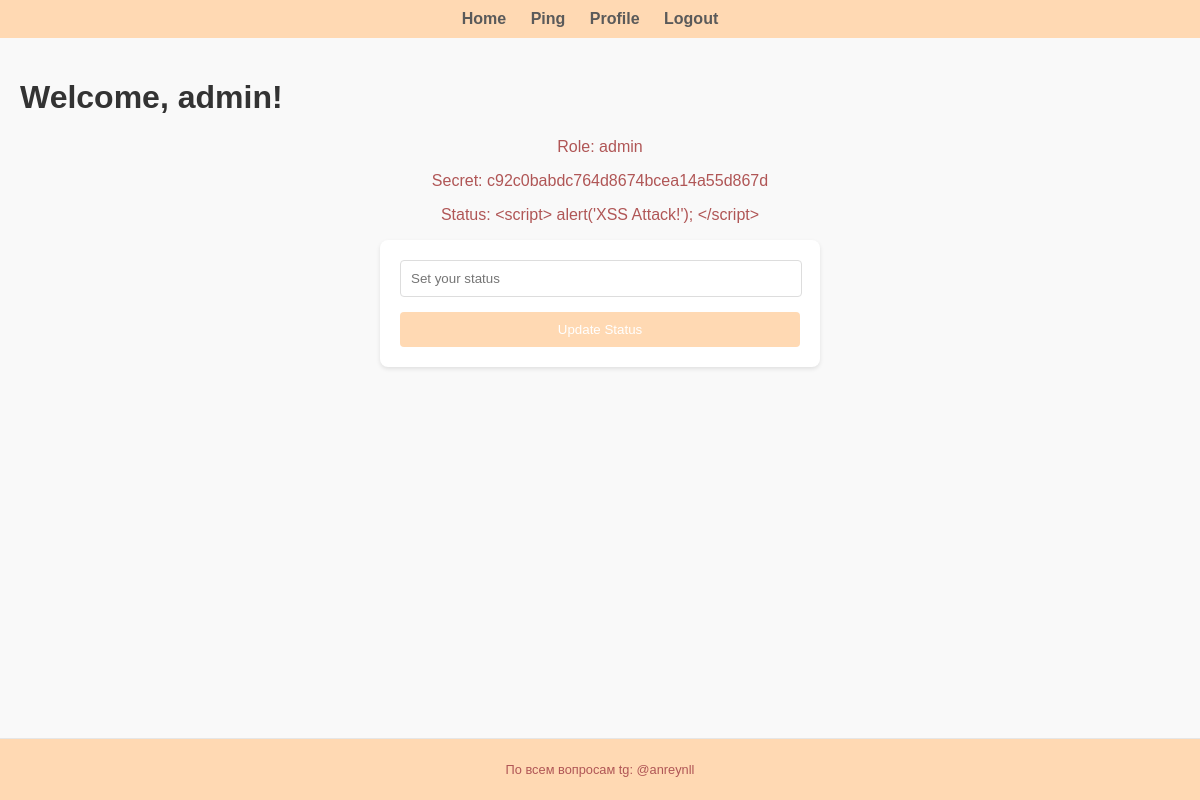
The app's page /user/admin (signed in) with its own data.
### tables this page shows
CREATE TABLE users (
    id INTEGER PRIMARY KEY AUTOINCREMENT,
    username TEXT NOT NULL,
    password TEXT NOT NULL,
    role TEXT,
    status TEXT,
    secret TEXT
);

### main.py (the view)
@app.route('/user/<username>')
def user_profile(username):
    if 'username' not in session:
        return redirect(url_for('login'))
    current_user = session['username']
    if current_user != username:
        abort(403)
    db = get_db()
    user = db.execute('SELECT * FROM users WHERE username = ?', (username,)).fetchone()
    if user:
        return render_template('user_profile.html', user=user)
    else:
        abort(404)

### main.py (called while the page is built)
def get_db():
    db = getattr(g, '_database', None)
    if db is None:
        db = g._database = sqlite3.connect(DATABASE)
    return db

@app.teardown_appcontext
def close_connection(exception):
    db = getattr(g, '_database', None)
    if db is not None:
        db.close()

@app.teardown_appcontext
def close_connection(exception):
    db = getattr(g, '_database', None)
    if db is not None:
        db.close()

### templates/user_profile.html (shortened to what this page needs)
{% extends "base.html" %}
{% block content %}
    <h1>Welcome, {{ user[1] }}!</h1>
    <p>Role: {{ user[3] }}</p>
    <p>Secret: {{ user[-1] }}</p>
    <p>Status: {{ user[4] }}</p>
    <form method="POST" action="{{ url_for('set_status') }}">
        <input type="text" name="status" placeholder="Set your status">
        <button type="submit">Update Status</button>
    </form>
{% endblock %}

### static/style.css (style rules this page uses)
body { font-family: 'Arial', sans-serif; margin: 0; padding: 0; background-color: #f9f9f9; color: #333; }
html, body { height: 100%; display: flex; flex-direction: column; }
form { max-width: 400px; margin: auto; padding: 20px; border-radius: 8px; background-color: #fff; box-shadow: 0 2px 4px rgba(0, 0, 0, 0.1); }
form input[type="text"], form input[type="password"] { width: calc(100% - 20px); padding: 10px; margin-bottom: 15px; border: 1px solid #ddd; border-radius: 4px; }
form button { width: 100%; padding: 10px; border: none; border-radius: 4px; background-color: #ffd9b3; color: white; cursor: pointer; }
p, div { text-align: center; color: #b05656; }

### records on screen
users: username "admin", role "admin", secret "c92c0babdc764d8674bcea14a55d867d", status "<script> alert('XSS Attack!'); </script>"
